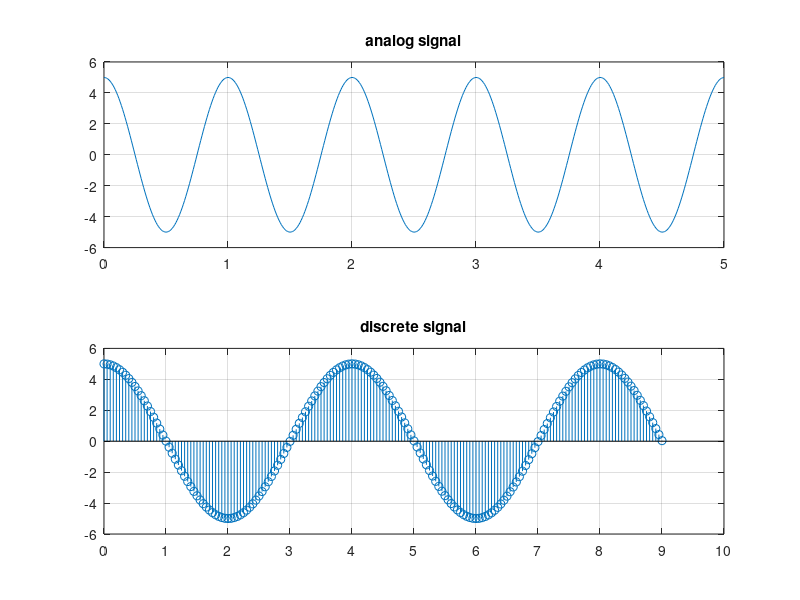

The MATLAB script that drew this image:
clear;
T=5;
fs=100;
F=1;
A=5;
 t=0:1/fs:T;
  xa=A*cos(2*3.14*F*t);
  subplot(2,1,1);
  plot(t,xa);
  %stem(t,xa);
  title('analog signal');
  grid on 
set(gca,'xtick',[0:1:T])
%clcset(gca,'ytick',[-6:1:6])
  
  %discrete signal;
  N=10;
  A=5;
  F=5;
  fs=20;
  n=0:(1/fs):N-1;
  xn=A*cos(2*3.14*(F/fs)*n);
  subplot(2,1,2);
  stem(n,xn);
  title('discrete signal');

grid on 
set(gca,'xtick',[0:1:N])
%set(gca,'ytick',[-2:1:2])